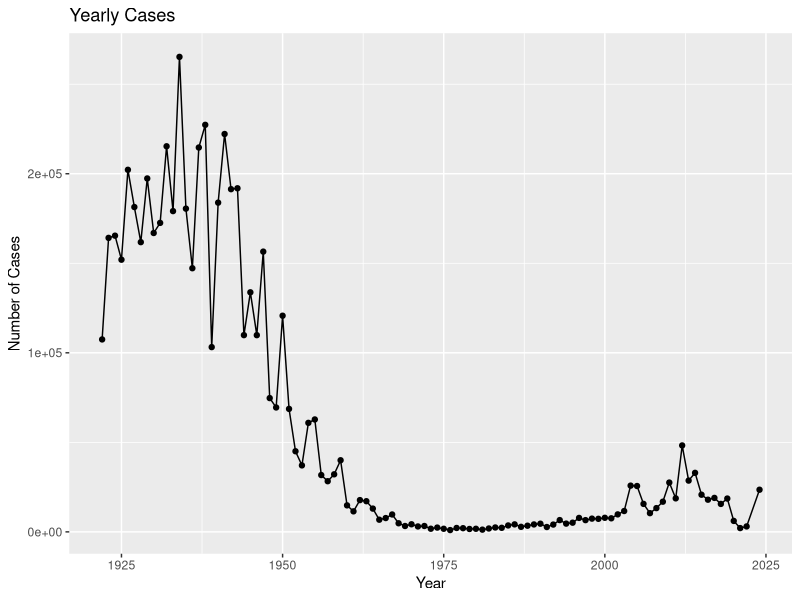
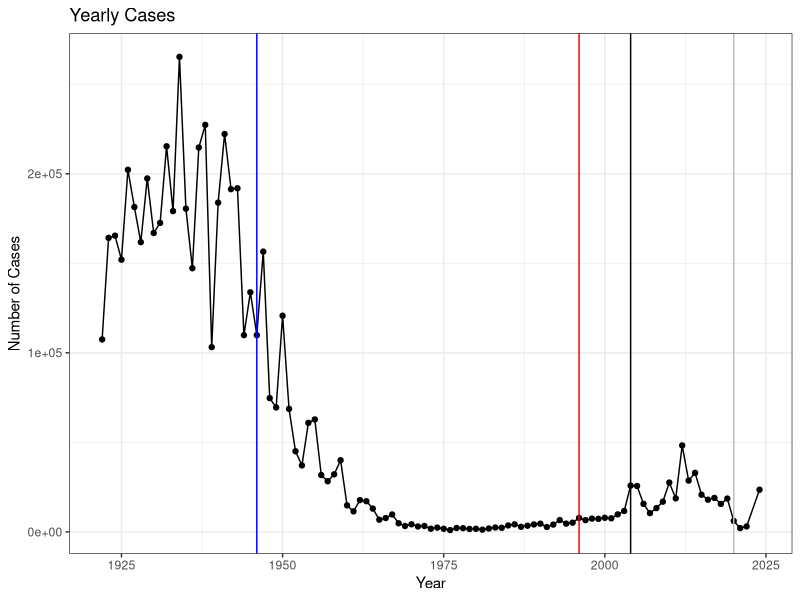

Here is the R script that generated these plots, in order: (Note: this script raises an error after producing the figures.)
## ---- chunk 1

cdc <- data.frame(
  year = c(
    1922L, 1923L, 1924L, 1925L, 1926L,
    1927L, 1928L, 1929L, 1930L, 1931L,
    1932L, 1933L, 1934L, 1935L, 1936L, 1937L,
    1938L, 1939L, 1940L, 1941L, 1942L,
    1943L, 1944L, 1945L, 1946L, 1947L, 1948L,
    1949L, 1950L, 1951L, 1952L, 1953L, 1954L,
    1955L, 1956L, 1957L, 1958L, 1959L,
    1960L, 1961L, 1962L, 1963L, 1964L, 1965L,
    1966L, 1967L, 1968L, 1969L, 1970L,
    1971L, 1972L, 1973L, 1974L, 1975L, 1976L,
    1977L, 1978L, 1979L, 1980L, 1981L,
    1982L, 1983L, 1984L, 1985L, 1986L, 1987L,
    1988L, 1989L, 1990L, 1991L, 1992L, 1993L,
    1994L, 1995L, 1996L, 1997L, 1998L,
    1999L, 2000L, 2001L, 2002L, 2003L, 2004L,
    2005L, 2006L, 2007L, 2008L, 2009L,
    2010L, 2011L, 2012L, 2013L, 2014L, 2015L,
    2016L, 2017L, 2018L, 2019L, 2020L,
    2021L, 2022L,2024L
  ),
  cases = c(
    107473, 164191, 165418, 152003,
    202210, 181411, 161799, 197371, 166914,
    172559, 215343, 179135, 265269, 180518,
    147237, 214652, 227319, 103188, 183866,
    222202, 191383, 191890, 109873, 133792,
    109860, 156517, 74715, 69479, 120718,
    68687, 45030, 37129, 60886, 62786,
    31732, 28295, 32148, 40005, 14809, 11468,
    17749, 17135, 13005, 6799, 7717, 9718,
    4810, 3285, 4249, 3036, 3287, 1759,
    2402, 1738, 1010, 2177, 2063, 1623, 1730,
    1248, 1895, 2463, 2276, 3589, 4195,
    2823, 3450, 4157, 4570, 2719, 4083, 6586,
    4617, 5137, 7796, 6564, 7405, 7298,
    7867, 7580, 9771, 11647, 25827, 25616,
    15632, 10454, 13278, 16858, 27550, 18719,
    48277, 28639, 32971, 20762, 17972,
    18975, 15609, 18617, 6124, 2116, 3044,23544
  )
)

cdc
## ---- chunk 2
library(ggplot2) 
baseplot <- ggplot(cdc) +
  aes(year, cases) +
  geom_point() +
  geom_line() + 
  labs(title = "Yearly Cases", x = "Year", y = "Number of Cases")
baseplot

## ---- chunk 3
baseplot+
  theme_bw()+
  geom_vline(xintercept=1946,col="blue")+
  geom_vline(xintercept = 1996, col = "red")+
  geom_vline(xintercept=2020,col="gray")+
  geom_vline(xintercept=2004,col="black")
## ---- chunk 4
library(jsonlite)

subject <- read_json("https://www.cmi-pb.org/api/v5/subject",simplifyVector = TRUE)
## ---- chunk 5
head(subject)
## ---- chunk 6
nrow(subject)
## ---- chunk 7
table(subject$biological_sex)
## ---- chunk 8
table(subject$infancy_vac)
## ---- chunk 9
table(subject$biological_sex, subject$race)

## ---- chunk 10
table(subject$dataset)
## ---- chunk 11
library(jsonlite)

specimen <- read_json("https://www.cmi-pb.org/api/v5/specimen",simplifyVector = TRUE)
## ---- chunk 12

library(jsonlite)

ab_titer <- read_json("https://www.cmi-pb.org/api/v5/plasma_ab_titer",simplifyVector = TRUE)
## ---- chunk 13
head(specimen)
## ---- chunk 14
head(ab_titer)
## ---- chunk 15
library(dplyr)

meta <- inner_join(subject, specimen)
## ---- chunk 16
head(meta)
## ---- chunk 17
library(dplyr)

abdata <- inner_join(ab_titer, meta)
## ---- chunk 18
head(abdata)
## ---- chunk 19
nrow(abdata)
## ---- chunk 20
head(abdata)
## ---- chunk 21
table(abdata$isotype)
## ---- chunk 22
table(abdata$antigen)
## ---- chunk 23
igg <-filter(abdata,isotype=="IgG")
head(igg)
## ---- chunk 24
library(ggplot2)

ggplot(abdata) +
  aes(x = MFI_normalised, y = antigen) + 
  geom_boxplot() + 
  labs(
    title = "Boxplot of IgG Antigen Levels",
    x = "MFI_normalized",
    y = "antigen"
  )

## ---- chunk 25
library(ggplot2)

ggplot(abdata) +
  aes(x = MFI_normalised, y = antigen,col=infancy_vac) + 
  geom_boxplot() + 
  labs(
    title = "Boxplot of IgG Antigen Levels",
    x = "MFI_normalized",
    y = "antigen"
  )

## ---- chunk 26
table(abdata$visit)
## ---- chunk 27
ggplot(abdata) +
  aes(x = MFI_normalised, y = antigen) + 
  geom_boxplot() + 
  labs(
    title = "Boxplot of IgG Antigen Levels",
    x = "MFI_normalized",
    y = "antigen"
  )+
  facet_wrap(~infancy_vac)
## ---- chunk 28

ggplot(abdata) +
  aes(x = MFI_normalised, y = antigen,col=infancy_vac) + 
  geom_boxplot() + 
  labs(
    title = "Boxplot of IgG Antigen Levels",
    x = "MFI_normalized",
    y = "antigen"
  )+
  facet_wrap(~visit)

## ---- chunk 29
ggplot(abdata) +
  aes(x = MFI_normalised, y = antigen,col=infancy_vac) + 
  geom_boxplot() + 
  labs(
    title = "Boxplot of IgG Antigen Levels",
    x = "MFI_normalized",
    y = "antigen"
  )+
  facet_wrap(~visit)
## ---- chunk 30
filter(igg, antigen=="PT",dataset=="2021_dataset") %>%
  ggplot() +
  aes(MFI_normalised, col=infancy_vac) +
  geom_boxplot(show.legend = FALSE) +
  facet_wrap(vars(visit)) +
  theme_bw()

## ---- chunk 31
abdata.21 <- abdata %>% filter(dataset == "2021_dataset")

library(dplyr)
library(ggplot2)

average_data <- abdata.21 %>%
  filter(isotype == "IgG", antigen == "PT") %>%
  group_by(infancy_vac, planned_day_relative_to_boost) %>%
  summarise(avg_MFI_normalised = mean(MFI_normalised, na.rm = TRUE), .groups = "drop")

abdata.21 %>%
  filter(isotype == "IgG", antigen == "PT") %>%
  ggplot(aes(x = planned_day_relative_to_boost, y = MFI_normalised, col = infancy_vac, group = subject_id)) +
  geom_point() +
  geom_line() +
  # Average curves
  geom_line(
    data = average_data, 
    aes(x = planned_day_relative_to_boost, y = avg_MFI_normalised, col = infancy_vac), 
    size = 1.5, inherit.aes = FALSE
  ) +
  geom_vline(xintercept = 0, linetype = "dashed") +
  geom_vline(xintercept = 14, linetype = "dashed") +
  labs(
    title = "2021 dataset IgG PT",
    subtitle = "Dashed lines indicate day 0 (pre-boost) and 14 (apparent peak levels)",
    x = "Planned Day Relative to Boost",
    y = "MFI Normalised"
  ) +
  theme_minimal()


